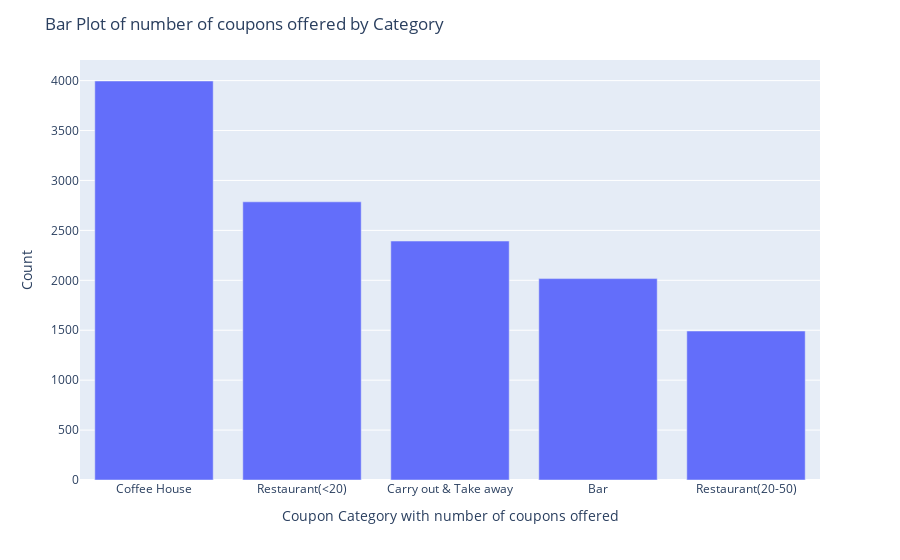

Write notebook code for a chart like this one.
### Markdown cell above
5. Use a bar plot to visualize the `coupon` column.

### Code cell
import plotly.express as px
# Calculate the value counts of copons column.
data_coupons = data["coupon"].value_counts()


# Create coupons with value counts to a sample DataFrame
df = pd.DataFrame(data_coupons)


# Create the bar plot using Plotly
fig = px.bar(df, x=df.index, y=df["coupon"])

# Customize the plot layout
fig.update_layout(
    xaxis_title='Coupon Category with number of coupons offered',
    yaxis_title='Count',
    title='Bar Plot of number of coupons offered by Category'
)

# Display the plot
fig.show()

### Figure 1 — Plotly figure (JSON) as saved in the notebook; plotly's stock layout.template omitted (floating-point values rounded to 4 significant figures)
{"data": [{"alignmentgroup": "True", "hovertemplate": "index=%{x}<br>coupon=%{y}<extra></extra>", "legendgroup": "", "marker": {"color": "#636efa", "pattern": {"shape": ""}}, "name": "", "offsetgroup": "", "orientation": "v", "showlegend": false, "textposition": "auto", "type": "bar", "x": ["Coffee House", "Restaurant(<20)", "Carry out & Take away", "Bar", "Restaurant(20-50)"], "xaxis": "x", "y": [3996, 2786, 2393, 2017, 1492], "yaxis": "y"}], "layout": {"barmode": "relative", "legend": {"tracegroupgap": 0}, "margin": {"t": 60}, "title": {"text": "Bar Plot of number of coupons offered by Category"}, "xaxis": {"anchor": "y", "domain": [0, 1], "title": {"text": "Coupon Category with number of coupons offered"}}, "yaxis": {"anchor": "x", "domain": [0, 1], "title": {"text": "Count"}}}}
